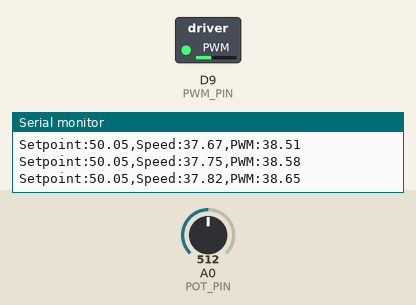
The sketch below on a simulated STM32 Nucleo. Shown: switched loads named in the sketch (green lamp = pin HIGH), the last lines printed to the serial monitor. Inputs (shaded band) come from the test bench; at power-on: A0 (POT_PIN) = 512.

Above: at 1.2 s.
1.3 s: A0 (POT_PIN) set to 122
At 2.2 s:
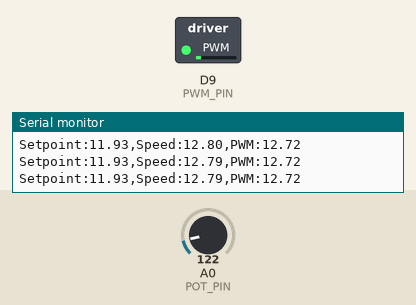
3.2 s: A0 (POT_PIN) set to 306
6.2 s: A0 (POT_PIN) set to 716
At 8.1 s:
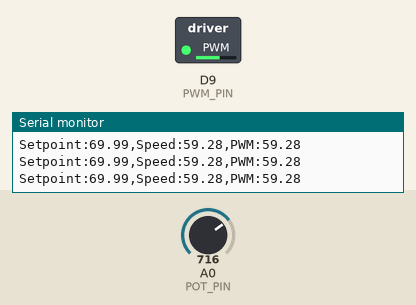
Timing chart, 0 to 9.6 s (numbered marks = the images above; inputs shaded):
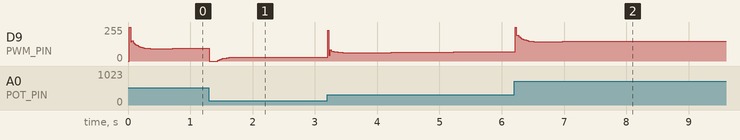

The sketch:

sketch.ino
```cpp
// Phase 2: STM32 Nucleo C031C6 - Closed-Loop PID Motor Speed Control Simulation
const int POT_PIN = A0;     // Setpoint input (Potentiometer)
const int PWM_PIN = D9;     // PWM output to Motor / LED indicator

// PID Gains (Tunable parameters)
float Kp = 1.8;
float Ki = 0.8;
float Kd = 0.05;

// Control Loop & Virtual Plant Variables
float setpoint = 0.0;
float measuredSpeed = 0.0;  // Simulated motor speed (0 - 100%)
float integral = 0.0;
float prevError = 0.0;

unsigned long prevTime = 0;
const unsigned long sampleTimeMs = 20; // 50 Hz control loop (dt = 0.02s)

void setup() {
  Serial.begin(115200);
  pinMode(POT_PIN, INPUT);
  pinMode(PWM_PIN, OUTPUT);
  prevTime = millis();
}

void loop() {
  unsigned long currentTime = millis();
  if (currentTime - prevTime >= sampleTimeMs) {
    float dt = (currentTime - prevTime) / 1000.0;
    prevTime = currentTime;

    // 1. Read Potentiometer & map to Target Speed (0 to 100%)
    int rawAdc = analogRead(POT_PIN);
    setpoint = (rawAdc / 1023.0) * 100.0;

    // 2. PID Controller Computation
    float error = setpoint - measuredSpeed;
    integral += error * dt;
    integral = constrain(integral, -50.0, 50.0); // Anti-windup
    float derivative = (error - prevError) / dt;
    prevError = error;

    float controlOutput = (Kp * error) + (Ki * integral) + (Kd * derivative);
    controlOutput = constrain(controlOutput, 0.0, 100.0);

    // 3. Apply PWM Signal (0 - 255) to D9
    int pwmDuty = map((int)controlOutput, 0, 100, 0, 255);
    analogWrite(PWM_PIN, pwmDuty);

    // 4. First-Order Virtual DC Motor Plant (simulates mechanical inertia)
    // Tau = 0.25s time constant
    float tau = 0.25;
    measuredSpeed += (dt / tau) * (controlOutput - measuredSpeed);

    // 5. Serial Output for Monitoring / Serial Plotter
    Serial.print("Setpoint:");
    Serial.print(setpoint);
    Serial.print(",Speed:");
    Serial.print(measuredSpeed);
    Serial.print(",PWM:");
    Serial.println(controlOutput);
  }
}
```
